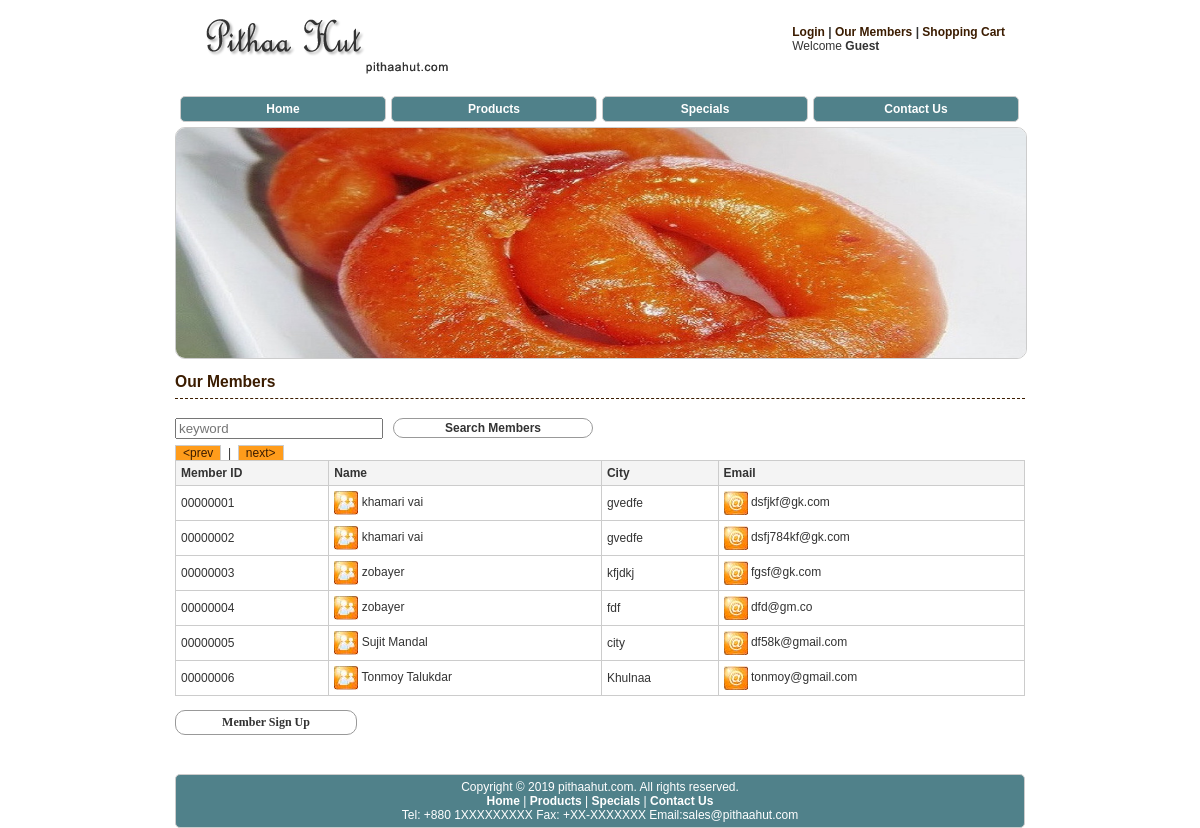
/members.php, run on the app's committed database.
### tables this page shows
CREATE TABLE `members` (
  `user_id` int(8) UNSIGNED ZEROFILL NOT NULL,
  `name` varchar(256) NOT NULL,
  `address` varchar(256) NOT NULL,
  `city` varchar(64) NOT NULL,
  `state_province` char(32) NOT NULL,
  `postal_code` char(10) NOT NULL,
  `country` char(20) NOT NULL,
  `phone` char(16) DEFAULT NULL,
  `balance` decimal(10,2) DEFAULT NULL,
  `email` varchar(250) NOT NULL,
  `password` varchar(16) NOT NULL,
  `role` text
);

### Model/Members.php (called while the page is built, shortened)
<?php
class Members {
    public $user = 'root';
    public $dbname = 'pithaahut';
    public $pass = '';
    public $host = 'localhost';
    public $pdo = '';
    public $testMode = TRUE;
    public function __construct() {
        $this->dsn = sprintf('mysql:dbname=%s;host=%s', $this->dbname, $this->host);
        if($this->testMode) {
            $this->pdo = new PDO($this->dsn, $this->user, $this->pass,
                                array(PDO::ATTR_ERRMODE => PDO::ERRMODE_WARNING));
        }
        else {
            $this->pdo = new PDO($this->dsn, $this->user, $this->pass);
        }
        $sql = 'SELECT * FROM `members`';
        $stmt = $this->pdo->prepare($sql);
        $stmt->execute();
    }
}
?>

### View/View.php (the view, shortened to what this page needs)
<?php
class View {
    public function displayMembers($page, $linesPerPage, $maxMembers, $members) {
        $offset = $page * $linesPerPage;
        $output = '';
        for($x = 0; $x < $linesPerPage; $x++)  {
            $output .= '<tr>';
            $output .=     '<td>' . $members[$x + $offset]['user_id'] . '</td>';
            $output .=     '<td><img src="images/m.gif" /> ' . $members[$x + $offset]['name'] . '</td>';
            $output .=     '<td>' . $members[$x + $offset]['city'] . '</td>';
            $output .=     '<td><img src="images/e.gif" /> ' . $members[$x + $offset]['email'] . '</td>';
            $output .= '</tr>';
        }
        return $output;
    }
    public function displayFooter() {
        $output = '';
        $output .= '<div id="footer">';
        $output .= 	'<div class="footer">';
        $output .= 		'Copyright &copy; 2019 pithaahut.com. All rights reserved. <br/>';
        $output .= 	'<a href="index.php">Home</a> | <a href="products.php">Products</a> | <a href="specials.php">Specials</a> | <a href="contact.php">Contact Us</a> 		<br />';
        $output .= 		'<span class="contact">Tel: +880 1XXXXXXXXX&nbsp;';
        $output .= 		'Fax: +XX-XXXXXXX&nbsp;';
        $output .= 		'Email:sales@pithaahut.com</span>';
        $output .= 	'</div>';
        $output .= '</div>';
        return $output;
    }
}
?>

### css/layout.css (style rules this page uses)
body { font-family: Arial, Verdana, Helvetica, sans-serif; font-size:12px; color:#333333; margin:0; padding:0; background:#FFFFFF; font-size-adjust:none; font-stretch:normal; font-variant:normal; text-align:center; }
#footer { margin:0; padding:0; }

### css/styles.css (style rules this page uses)
a { text-decoration:none; color:#3B1C00; }
img { border:0; }
th,td { border:1px solid #CCC; padding:5px; }

### css/mystyle.css (style rules this page uses)
.product-list td img { vertical-align:middle; }
.footer { padding:5px 0; background:#50818a; color:#FFF; border:1px solid #CCC; margin-top:15px; -moz-border-radius: 10px; border-radius: 5px 5px 5px 5px; }
.footer a { font-weight:bold; color:#FFF; }

### data on the page
members: user_id "00000001", name "khamari vai", city "gvedfe", email "dsfjkf@gk.com"
members: user_id "00000002", name "khamari vai", city "gvedfe", email "dsfj784kf@gk.com"
members: user_id "00000003", name "zobayer", city "kfjdkj", email "fgsf@gk.com"
members: user_id "00000004", name "zobayer", city "fdf", email "dfd@gm.co"
members: user_id "00000005", name "Sujit Mandal", city "city", email "df58k@gmail.com"
members: user_id "00000006", name "Tonmoy Talukdar", city "Khulnaa", email "tonmoy@gmail.com"

### other printed values
$userName "Guest"
$view->displayFooter() "Fax: +XX-XXXXXXX"
